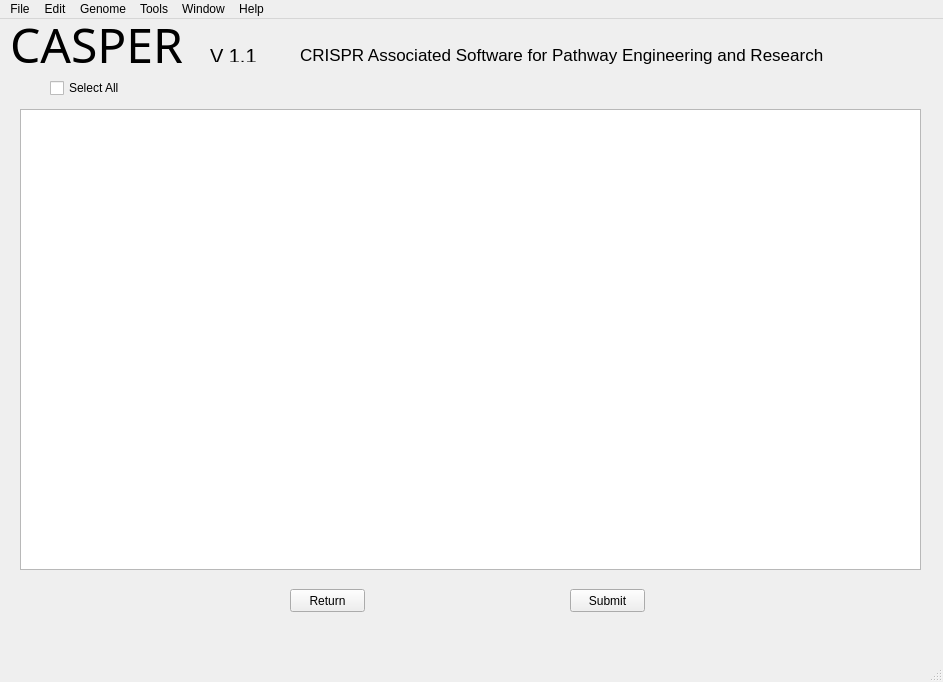
<?xml version="1.0" encoding="UTF-8"?>
<ui version="4.0">
 <class>MainWindow</class>
 <widget class="QMainWindow" name="MainWindow">
  <property name="enabled">
   <bool>true</bool>
  </property>
  <property name="geometry">
   <rect>
    <x>0</x>
    <y>0</y>
    <width>943</width>
    <height>682</height>
   </rect>
  </property>
  <property name="windowTitle">
   <string>CASPER</string>
  </property>
  <widget class="QWidget" name="centralwidget">
   <widget class="QLabel" name="title">
    <property name="geometry">
     <rect>
      <x>10</x>
      <y>0</y>
      <width>281</width>
      <height>51</height>
     </rect>
    </property>
    <property name="font">
     <font>
      <family>Damascus</family>
      <pointsize>36</pointsize>
      <weight>50</weight>
      <bold>false</bold>
     </font>
    </property>
    <property name="text">
     <string>CASPER</string>
    </property>
   </widget>
   <widget class="QLabel" name="casperDetail">
    <property name="geometry">
     <rect>
      <x>300</x>
      <y>20</y>
      <width>541</width>
      <height>31</height>
     </rect>
    </property>
    <property name="font">
     <font>
      <pointsize>13</pointsize>
     </font>
    </property>
    <property name="text">
     <string>CRISPR Associated Software for Pathway Engineering and Research</string>
    </property>
   </widget>
   <widget class="QLabel" name="versionNum">
    <property name="geometry">
     <rect>
      <x>210</x>
      <y>30</y>
      <width>56</width>
      <height>13</height>
     </rect>
    </property>
    <property name="font">
     <font>
      <pointsize>15</pointsize>
     </font>
    </property>
    <property name="text">
     <string>V 1.1</string>
    </property>
   </widget>
   <widget class="QTableWidget" name="tableWidget">
    <property name="geometry">
     <rect>
      <x>20</x>
      <y>90</y>
      <width>901</width>
      <height>461</height>
     </rect>
    </property>
   </widget>
   <widget class="QPushButton" name="Submit_button">
    <property name="geometry">
     <rect>
      <x>570</x>
      <y>570</y>
      <width>75</width>
      <height>23</height>
     </rect>
    </property>
    <property name="text">
     <string>Submit</string>
    </property>
   </widget>
   <widget class="QPushButton" name="Go_Back_Button">
    <property name="geometry">
     <rect>
      <x>290</x>
      <y>570</y>
      <width>75</width>
      <height>23</height>
     </rect>
    </property>
    <property name="text">
     <string>Return</string>
    </property>
   </widget>
   <widget class="QCheckBox" name="select_all_checkbox">
    <property name="geometry">
     <rect>
      <x>50</x>
      <y>60</y>
      <width>131</width>
      <height>18</height>
     </rect>
    </property>
    <property name="text">
     <string>Select All</string>
    </property>
   </widget>
  </widget>
  <widget class="QMenuBar" name="menubar">
   <property name="geometry">
    <rect>
     <x>0</x>
     <y>0</y>
     <width>943</width>
     <height>21</height>
    </rect>
   </property>
   <widget class="QMenu" name="menuFile">
    <property name="title">
     <string>File</string>
    </property>
    <addaction name="actionNew"/>
    <addaction name="actionOpen"/>
    <addaction name="actionOpen_Recent"/>
    <addaction name="actionSave"/>
    <addaction name="separator"/>
    <addaction name="actionExit"/>
   </widget>
   <widget class="QMenu" name="menuEdit">
    <property name="title">
     <string>Edit</string>
    </property>
    <addaction name="actionUndo"/>
    <addaction name="actionCut"/>
    <addaction name="actionCopy"/>
    <addaction name="actionPaste"/>
    <addaction name="separator"/>
    <addaction name="actionCut_Rev_Com"/>
    <addaction name="actionCopy_Rev_Com"/>
    <addaction name="actionPaste_Rev_Com"/>
   </widget>
   <widget class="QMenu" name="menuGenome">
    <property name="title">
     <string>Genome</string>
    </property>
    <addaction name="actionUpload_New_Genome"/>
    <addaction name="actionUpload_New_Endonuclease"/>
    <addaction name="actionChange_Directory"/>
   </widget>
   <widget class="QMenu" name="menuTools">
    <property name="title">
     <string>Tools</string>
    </property>
    <widget class="QMenu" name="menuExport_to">
     <property name="title">
      <string>Export to...</string>
     </property>
     <addaction name="actionExcel_csv"/>
     <addaction name="actionIDT_Order"/>
    </widget>
    <addaction name="actionMultitargeting"/>
    <addaction name="actionPopulation_Analysis"/>
    <addaction name="actionComplete_Target_Analysis"/>
    <addaction name="separator"/>
    <addaction name="menuExport_to"/>
    <addaction name="actionNCBI_BLAST"/>
   </widget>
   <widget class="QMenu" name="menuWindow">
    <property name="title">
     <string>Window</string>
    </property>
    <addaction name="actionNew_CASPER_Window"/>
   </widget>
   <widget class="QMenu" name="menuHelp">
    <property name="title">
     <string>Help</string>
    </property>
   </widget>
   <addaction name="menuFile"/>
   <addaction name="menuEdit"/>
   <addaction name="menuGenome"/>
   <addaction name="menuTools"/>
   <addaction name="menuWindow"/>
   <addaction name="menuHelp"/>
  </widget>
  <widget class="QStatusBar" name="statusbar"/>
  <action name="actionNew">
   <property name="text">
    <string>New</string>
   </property>
  </action>
  <action name="actionOpen">
   <property name="text">
    <string>Open</string>
   </property>
  </action>
  <action name="actionOpen_Recent">
   <property name="text">
    <string>Open Recent...</string>
   </property>
  </action>
  <action name="actionSave">
   <property name="text">
    <string>Save</string>
   </property>
  </action>
  <action name="actionExit">
   <property name="text">
    <string>Exit</string>
   </property>
  </action>
  <action name="actionUndo">
   <property name="text">
    <string>Undo</string>
   </property>
  </action>
  <action name="actionCut">
   <property name="text">
    <string>Cut</string>
   </property>
  </action>
  <action name="actionCopy">
   <property name="text">
    <string>Copy</string>
   </property>
  </action>
  <action name="actionPaste">
   <property name="text">
    <string>Paste</string>
   </property>
  </action>
  <action name="actionCut_Rev_Com">
   <property name="text">
    <string>Cut Rev-Com</string>
   </property>
  </action>
  <action name="actionCopy_Rev_Com">
   <property name="text">
    <string>Copy Rev-Com</string>
   </property>
  </action>
  <action name="actionPaste_Rev_Com">
   <property name="text">
    <string>Paste Rev-Com</string>
   </property>
  </action>
  <action name="actionUpload_New_Genome">
   <property name="text">
    <string>Seq_Finder Analysis...</string>
   </property>
  </action>
  <action name="actionUpload_New_Endonuclease">
   <property name="text">
    <string>Upload New Endonuclease...</string>
   </property>
  </action>
  <action name="actionChange_Directory">
   <property name="text">
    <string>Change Directory</string>
   </property>
  </action>
  <action name="actionNCBI_BLAST">
   <property name="text">
    <string>NCBI BLAST</string>
   </property>
  </action>
  <action name="actionExcel_csv">
   <property name="text">
    <string>Excel (.csv)</string>
   </property>
  </action>
  <action name="actionIDT_Order">
   <property name="text">
    <string>IDT Order</string>
   </property>
  </action>
  <action name="actionMultitargeting">
   <property name="text">
    <string>Multitargeting</string>
   </property>
  </action>
  <action name="actionPopulation_Analysis">
   <property name="text">
    <string>Population Analysis</string>
   </property>
  </action>
  <action name="actionComplete_Target_Analysis">
   <property name="text">
    <string>Complete Target Analysis</string>
   </property>
  </action>
  <action name="actionNew_CASPER_Window">
   <property name="text">
    <string>New CASPER Window</string>
   </property>
  </action>
 </widget>
 <resources/>
 <connections/>
</ui>
